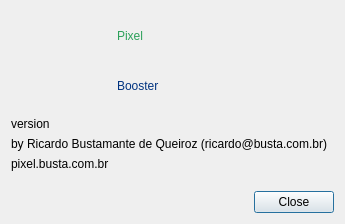
<?xml version="1.0" encoding="UTF-8"?>
<ui version="4.0">
 <class>AboutDialog</class>
 <widget class="QDialog" name="AboutDialog">
  <property name="geometry">
   <rect>
    <x>0</x>
    <y>0</y>
    <width>345</width>
    <height>224</height>
   </rect>
  </property>
  <property name="windowTitle">
   <string>About</string>
  </property>
  <layout class="QVBoxLayout" name="verticalLayout">
   <item>
    <layout class="QHBoxLayout" name="horizontalLayout">
     <property name="bottomMargin">
      <number>0</number>
     </property>
     <item>
      <widget class="QWidget" name="widget" native="true">
       <property name="minimumSize">
        <size>
         <width>100</width>
         <height>100</height>
        </size>
       </property>
       <property name="maximumSize">
        <size>
         <width>100</width>
         <height>100</height>
        </size>
       </property>
       <property name="styleSheet">
        <string notr="true">border-image: url(:/app_icon/app_icon.svg);</string>
       </property>
      </widget>
     </item>
     <item>
      <layout class="QVBoxLayout" name="verticalLayout_2">
       <property name="spacing">
        <number>0</number>
       </property>
       <property name="bottomMargin">
        <number>0</number>
       </property>
       <item>
        <widget class="QLabel" name="label_2">
         <property name="styleSheet">
          <string notr="true">font: 36pt &quot;Arial&quot;;
color: #2ca05a;</string>
         </property>
         <property name="text">
          <string>Pixel</string>
         </property>
        </widget>
       </item>
       <item>
        <widget class="QLabel" name="label_3">
         <property name="styleSheet">
          <string notr="true">font: 36pt &quot;Arial&quot;;
color: #003380;</string>
         </property>
         <property name="text">
          <string>Booster</string>
         </property>
        </widget>
       </item>
      </layout>
     </item>
    </layout>
   </item>
   <item>
    <widget class="QLabel" name="version_label">
     <property name="text">
      <string>version</string>
     </property>
    </widget>
   </item>
   <item>
    <widget class="QLabel" name="label">
     <property name="text">
      <string>by Ricardo Bustamante de Queiroz (ricardo@busta.com.br)</string>
     </property>
    </widget>
   </item>
   <item>
    <widget class="QLabel" name="website_label">
     <property name="text">
      <string>pixel.busta.com.br </string>
     </property>
    </widget>
   </item>
   <item>
    <spacer name="verticalSpacer">
     <property name="orientation">
      <enum>Qt::Vertical</enum>
     </property>
     <property name="sizeHint" stdset="0">
      <size>
       <width>20</width>
       <height>40</height>
      </size>
     </property>
    </spacer>
   </item>
   <item>
    <widget class="QDialogButtonBox" name="buttonBox">
     <property name="orientation">
      <enum>Qt::Horizontal</enum>
     </property>
     <property name="standardButtons">
      <set>QDialogButtonBox::Close</set>
     </property>
    </widget>
   </item>
  </layout>
 </widget>
 <resources/>
 <connections>
  <connection>
   <sender>buttonBox</sender>
   <signal>accepted()</signal>
   <receiver>AboutDialog</receiver>
   <slot>accept()</slot>
   <hints>
    <hint type="sourcelabel">
     <x>248</x>
     <y>254</y>
    </hint>
    <hint type="destinationlabel">
     <x>157</x>
     <y>274</y>
    </hint>
   </hints>
  </connection>
  <connection>
   <sender>buttonBox</sender>
   <signal>rejected()</signal>
   <receiver>AboutDialog</receiver>
   <slot>reject()</slot>
   <hints>
    <hint type="sourcelabel">
     <x>316</x>
     <y>260</y>
    </hint>
    <hint type="destinationlabel">
     <x>286</x>
     <y>274</y>
    </hint>
   </hints>
  </connection>
 </connections>
</ui>
